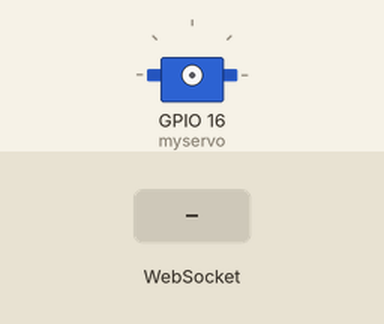
A program run on a simulated ESP32. On the bench: servo. The inputs (shaded band) are chosen by the test bench. WiFi joins after 1.5 s; servers stay silent unless stated; storage starts empty; what the program prints to the serial monitor is not drawn.

Above: at 0.1 s.
At 3.2 s:
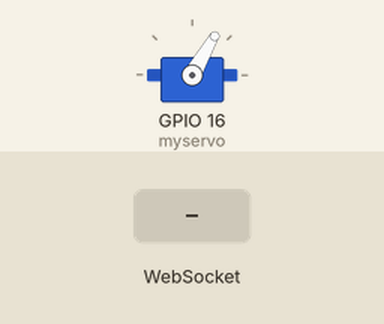
3.3 s: WebSocket text "1s" received
At 4.1 s:
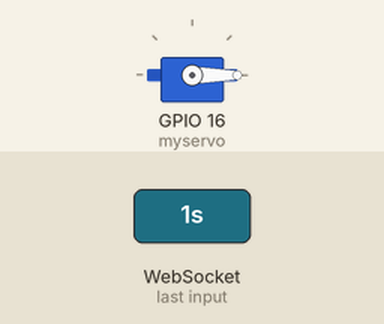
Timing chart, 0 to 6.3 s (numbered marks = the images above; inputs shaded):
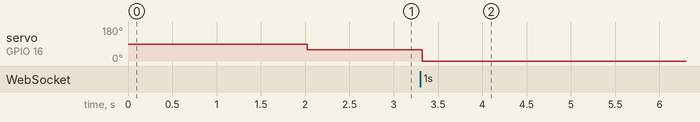

The program:

main.cpp
```cpp
#include <Arduino.h>
#include <WiFi.h>
#include <AsyncTCP.h>
#include <ESPAsyncWebServer.h>
#include "SPIFFS.h"
#include <Arduino_JSON.h>
#include <ESP32Servo.h>
#include <webServer.cpp>
#include <Wire.h>
#include <SPI.h>

#define EMGRecord

Servo myservo;

void setup()
{
  Serial.begin(115200);
  initFS();
  initWiFi();

  myservo.attach(16);

  initWebSocket();
  loadServer();
  server.begin();
}

void loop()
{

  ws.cleanupClients();

  myservo.write(SPosicion);
}
```

webServer.cpp
```cpp
// Create AsyncWebServer object on port 80
AsyncWebServer server(80);
// Create a WebSocket object

AsyncWebSocket ws("/ws");

String message = "";
String sliderValue1 = "0";

int SPosicion = 60;

// Replace with your network credentials
const char *ssid = "GWIFI";
const char *password = "independenciaGatica38";

// Json Variable to Hold Slider Values
JSONVar sliderValues;

String getSliderValues()
{
    sliderValues["sliderValue1"] = String(sliderValue1);

    String jsonString = JSON.stringify(sliderValues);
    return jsonString;
}

// Initialize SPIFFS
void initFS()
{
    if (!SPIFFS.begin())
    {
        Serial.println("An error has occurred while mounting SPIFFS");
    }
    else
    {
        Serial.println("SPIFFS mounted successfully");
    }
}

// Initialize WiFi
void initWiFi()
{
    WiFi.mode(WIFI_STA);
    WiFi.begin(ssid, password);
    Serial.print("Connecting to WiFi ..");
    while (WiFi.status() != WL_CONNECTED)
    {
        Serial.print('.');
        delay(1000);
    }
    Serial.println(WiFi.localIP());
}

void notifyClients(String sliderValues)
{
    ws.textAll(sliderValues);
}

// Esta función se penso originalmente para manejar más de un slider
void handleWebSocketMessage(void *arg, uint8_t *data, size_t len)
{
    AwsFrameInfo *info = (AwsFrameInfo *)arg;
    if (info->final && info->index == 0 && info->len == len && info->opcode == WS_TEXT)
    {
        data[len] = 0;
        message = (char *)data;
        if (message.indexOf("1s") >= 0)
        {
            sliderValue1 = message.substring(2);
            SPosicion = sliderValue1.toInt();
            notifyClients(getSliderValues());
        }

        if (strcmp((char *)data, "getValues") == 0)
        {
            notifyClients(getSliderValues());
        }
    }
}
void onEvent(AsyncWebSocket *server, AsyncWebSocketClient *client, AwsEventType type, void *arg, uint8_t *data, size_t len)
{
    switch (type)
    {
    case WS_EVT_CONNECT:
        Serial.printf("WebSocket client #%u connected from %s\n", client->id(), client->remoteIP().toString().c_str());
        break;
    case WS_EVT_DISCONNECT:
        Serial.printf("WebSocket client #%u disconnected\n", client->id());
        break;
    case WS_EVT_DATA:
        handleWebSocketMessage(arg, data, len);
        break;
    case WS_EVT_PONG:
    case WS_EVT_ERROR:
        break;
    }
}

void initWebSocket()
{
    ws.onEvent(onEvent);
    server.addHandler(&ws);
}

void loadServer()
{
    // Web Server Root URL
    server.on("/", HTTP_GET, [](AsyncWebServerRequest *request)
              { request->send(SPIFFS, "/index.html", "text/html"); });

    server.serveStatic("/", SPIFFS, "/");
}
```

Measured:
- after the input at 3.3 s, servo on GPIO 16 (myservo): 60° → 0° at once
